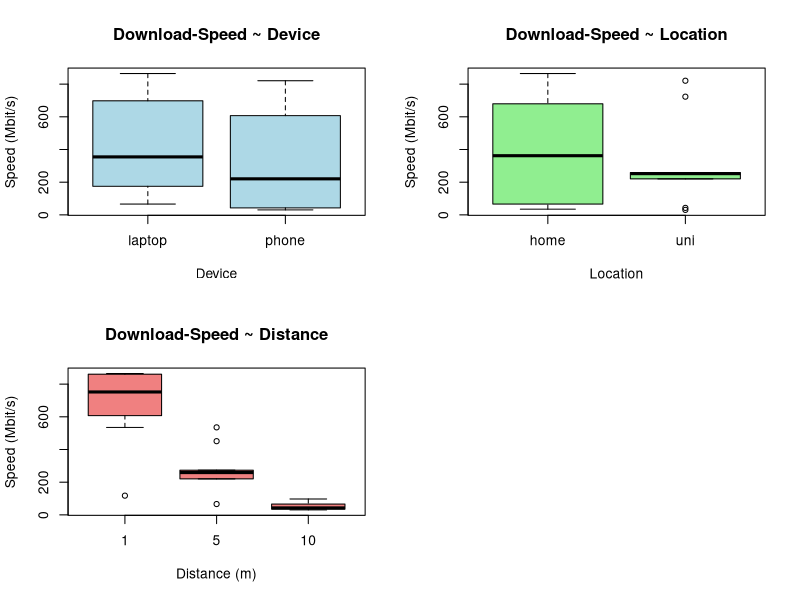

This chart was generated by the following R code:
## ---- chunk 1
library(lme4)
library(effects)
library(car)

df <- read.csv("d2_doe_data.csv")

df$person <- as.factor(df$person)
df$device <- as.factor(df$device)
df$location <- as.factor(df$location)
df$approx_distance_router_meters <- as.factor(df$approx_distance_router_meters)
df$time <- as.factor(df$time)

head(df)
## ---- chunk 2
par(mfrow = c(2, 2))

boxplot(download_speed_mbit_result ~ device, data = df,
        main = "Download-Speed ~ Device",
        xlab = "Device", ylab = "Speed (Mbit/s)", col="lightblue")

boxplot(download_speed_mbit_result ~ location, data = df,
        main = "Download-Speed ~ Location",
        xlab = "Location", ylab = "Speed (Mbit/s)", col="lightgreen")

boxplot(download_speed_mbit_result ~ approx_distance_router_meters, data = df,
        main = "Download-Speed ~ Distance",
        xlab = "Distance (m)", ylab = "Speed (Mbit/s)", col="lightcoral")

par(mfrow = c(1, 1))

## ---- chunk 3
model_initial <- lmer(
  download_speed_mbit_result ~ device + location + approx_distance_router_meters +
    (1 | person) + (1 | time),
  data = df
)


model <- lmer(
  download_speed_mbit_result ~ device + location + approx_distance_router_meters +
    (1 | person),
  data = df
)

Anova(model)

## ---- chunk 4
model_interaction <- lmer(
  download_speed_mbit_result ~ device * approx_distance_router_meters + location +
    (1 | person),
  data = df
)
anova(model, model_interaction)
